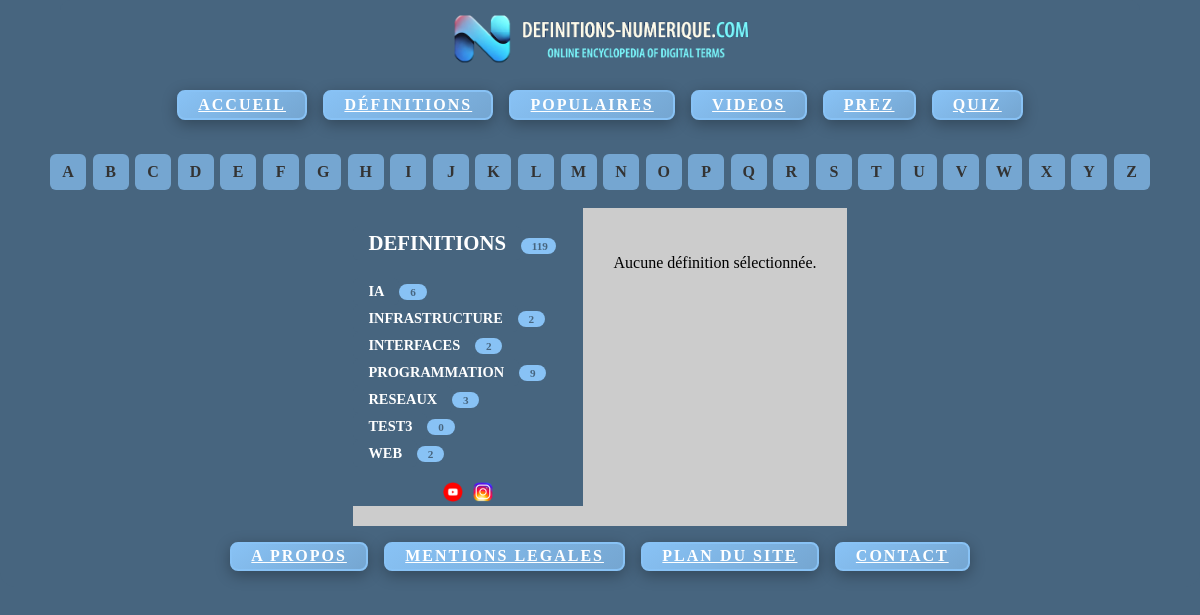
/affichedef.php, run on the app's committed database.
### tables this page shows
CREATE TABLE `categorie` (
  `catid` int(10) NOT NULL,
  `catnom` varchar(100) NOT NULL
);

### gauche.php (the view, shortened to what this page needs)
<?php
$conn = new mysqli($_ENV['DB_SERVERNAME'], $_ENV['DB_USERNAME'], $_ENV['DB_PASSWORD'], $_ENV['DB_NAME']);
	$conn->set_charset("utf8mb4");
$conn2 = new mysqli($_ENV['DB_SERVERNAME'], $_ENV['DB_USERNAME'], $_ENV['DB_PASSWORD'], $_ENV['DB_NAME']);
	$conn2->set_charset("utf8mb4");
   printf ("<br><a href='definitions.php' class='rubriqueDEF'>DEFINITIONS</a>");
if ($result3 = mysqli_query($conn, "SELECT COUNT(*) as total from definition"))
{
    while ($row3 = $result3->fetch_assoc())
	{
        		printf ("<span class='styled-span'> %s </span><br><br>", $row3['total']);
 	 }
  }
else
		{
		}
if ($result = mysqli_query($conn, "SELECT * from categorie ORDER BY catnom "))
{
    while ($row = $result->fetch_assoc())
	{
        printf ("<a href='categoriedetail.php?catid=%s' class='rubrique'>%s</a>", $row['catid'], $row['catnom']);
		$catid = intval($row['catid']);
		$sql2="SELECT COUNT(*) as total FROM lien WHERE catid=" . $catid;
		if ($result2 = mysqli_query($conn2,$sql2 ))
		{
			while ($row2 = $result2->fetch_assoc())
			{
				printf ("<span class='styled-span'> %s </span>&nbsp;&nbsp;&nbsp;<br>", $row2['total']);
			}
		}
		else
		{
		}
	}
}
?>
        <div class="reseau-container">
            <div class="reseau-item">
                <a href="https://youtube.com/@definitionsnumerique" target="_blank">
				<img src="y.png" class="imageRéseaux"></a>
                <a href="https://instagram.com/definitionsnumerique" target="_blank">
				<img src="i.png" class="imageRéseaux"></a>
            </div>
        </div>

### style.css (style rules this page uses)
:root { --color-light-blue: #88C2F5; --color-blue: #75A6D1; --color-dark-blue: #5E86A8; --color-darker-blue: #47657F; --color-deep-blue: #324759; --color-white: #FFFFFF; }
img { max-width: 100%; height: auto; }
.rubrique { display: inline-block; padding: 5px 15px; font-size: 0.9rem; font-weight: bold; text-transform: uppercase; text-decoration: none; color: var(--color-white); background: var(--color-darker-blue); border-radius: 5px; transition: background 0.3s ease, color 0.3s ease; }
.rubriqueDEF { display: inline-block; padding: 5px 15px; font-size: 1.3rem; font-weight: bold; text-transform: uppercase; text-decoration: none; color: var(--color-white); background: var(--color-darker-blue); border-radius: 5px; transition: background 0.3s ease, color 0.3s ease; }
.styled-span { background-color: var(--color-light-blue); color: var(--color-darker-blue); padding: 2px 8px; font-size: 0.7rem; border-radius: 8px; font-weight: bold; }
body { margin: 0; padding: 0; background-color: var(--color-darker-blue); }
.reseau-container { display: flex; flex-wrap: wrap; justify-content: center; gap: 10px; margin-top: 15px; position: static; }
.reseau-item { display: flex; align-items: center; gap: 10px; }
.imageRéseaux { height: 20px; width: 20px; }

### data on the page
categorie: catnom "IA", total "6"
categorie: catnom "INFRASTRUCTURE", total "2"
categorie: catnom "INTERFACES", total "2"
categorie: catnom "PROGRAMMATION", total "9"
categorie: catnom "RESEAUX", total "3"
categorie: catnom "TEST3", total "0"
categorie: catnom "WEB", total "2"

### other printed values
$lettre "A"
$lettre "B"
$lettre "C"
$lettre "D"
$lettre "E"
$lettre "F"
$lettre "G"
$lettre "H"
$lettre "I"
$lettre "J"
$lettre "K"
$lettre "L"
$lettre "M"
$lettre "N"
$lettre "O"
